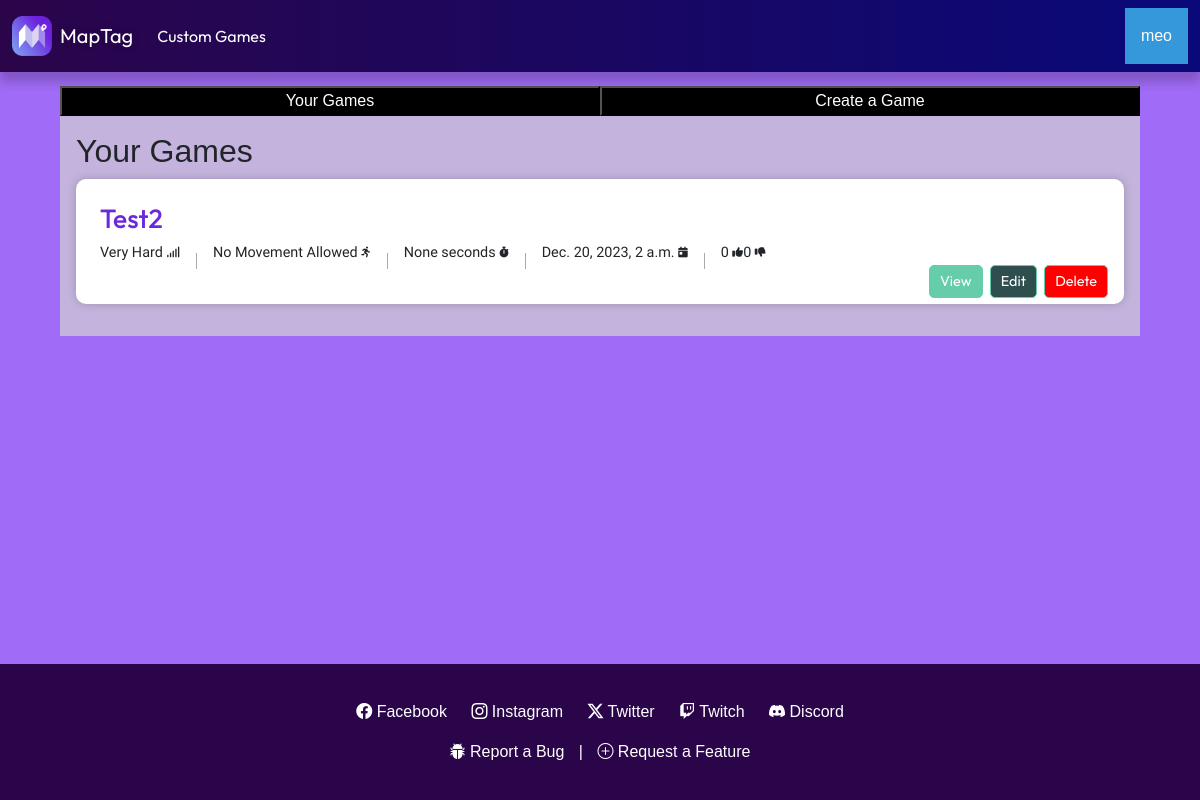
The app's page /mygames (signed in), older data.
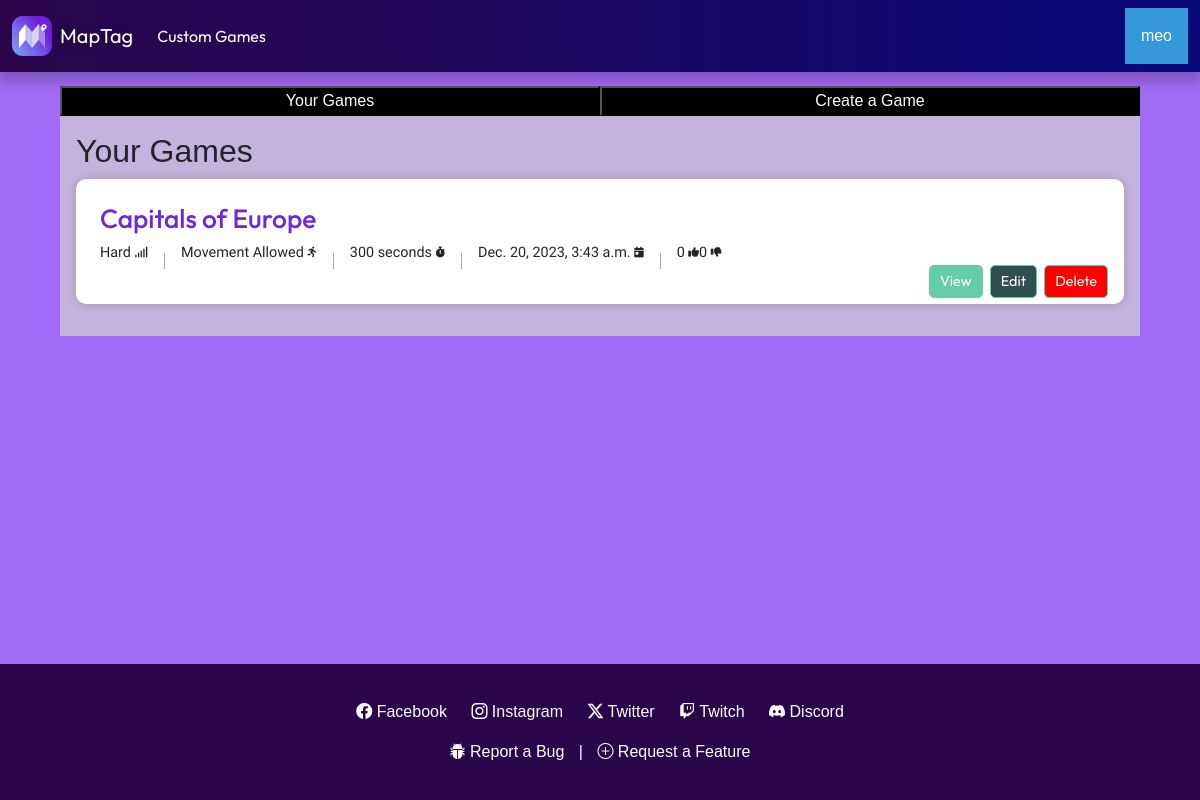
The same page, newer data.
### Game/models.py (models this page shows)
class CustomGame(models.Model):
    DIFFICULTY_CHOICES = [
        ('Impossible', 'impossible'),
        ('Very Hard', 'very_hard'),
        ('Hard', 'hard'),
        ('Normal', 'normal'),
        ('Easy', 'easy'),
    ]
    id = models.UUIDField(primary_key=True, default=uuid.uuid4, editable=False)
    creator = models.CharField(max_length=255)
    likes = models.IntegerField(default=0)
    dislikes = models.IntegerField(default=0)
    date_created = models.DateTimeField(auto_now_add=True)
    map_title = models.CharField(max_length=100)
    mobility = models.BooleanField(default=False)
    difficulty = models.CharField(max_length = 20, choices = DIFFICULTY_CHOICES)
    timer_status = models.BooleanField(default=False)
    timer_duration = models.IntegerField(null=True, blank=True)
    map_description = models.TextField(default="No description.", max_length=1000)

### User/views.py (the view)
# urls.py: path('mygames', user_views.mygames, name="mygames"),
def mygames(request):
    if request.user.is_authenticated:
        user_games = CustomGame.objects.filter(creator=request.user.username)
        context = {
            'my_games': user_games
        }
        return render(request, "profile/mygames.html", context)
    else:
        return redirect('home')

### User/templates/profile/mygames.html (shortened to what this page needs)
{% extends 'base.html' %}
{% load static %}
{% block extra_head %}
  <link rel="stylesheet" type="text/css" href="{% static 'styles/mygames.css' %}" />
{% endblock %}
{% block content %}
  <div class="w3-container tabs">
    <div class="w3-bar w3-grey">
      <button class="w3-bar-item w3-button tablink w3-dark-grey" onclick="openMode(event,'Your Games')">Your Games</button>
      <button class="w3-bar-item w3-button tablink" onclick="openMode(event,'Create a Game')">Create a Game</button>
    </div>
    <div id="Your Games" class="w3-container w3-border mode">
      <h2>Your Games</h2>
      {% if my_games %}
          {% for game in my_games %}
          <div class="game">
            <h2><span class="title">{{ game.map_title }}</span></span></h2>
            <div class="game-details">
              <p class="game-difficulty">{{ game.difficulty }} </p>
              {% if game.mobility == True %}
              <p>Movement Allowed </p>
              {% else %}
              <p>No Movement Allowed </p>
              {% endif %}
              <p class="game-duration">{{ game.timer_duration }} seconds </p>
              <p class="game-date">{{ game.date_created }} </p>
              <p class="game-likes">
                {{ game.likes }}
              </p>
              <p class="game-dislikes">
                {{ game.dislikes }}
              </p>
            </div>
            <div class="game-actions">
              <a href="{% url 'custom_game_detail' game.id %}" class="game-view">View</a>
              <a href="{% url 'edit_game' game.id %}" class="game-edit">Edit</a>
              <a href="{% url 'delete_game' game.id %}" class="game-delete">Delete</a>
            </div>
          </div>
          {% endfor %}
      {% else %}
        <p>No games found.</p>
      {% endif %}
    </div>
  </div>
{% endblock %}

Row changes from the older to the newer data that the page shows:
removed CustomGame: map_title "Test2", difficulty "Very Hard", mobility "No Movement Allowed", timer_duration "None", date_created "Dec. 20, 2023, 2 a.m.", likes "0", dislikes "0"
added CustomGame: map_title "Capitals of Europe", difficulty "Hard", mobility "Movement Allowed", timer_duration "300", date_created "Dec. 20, 2023, 3:43 a.m.", likes "0", dislikes "0"
